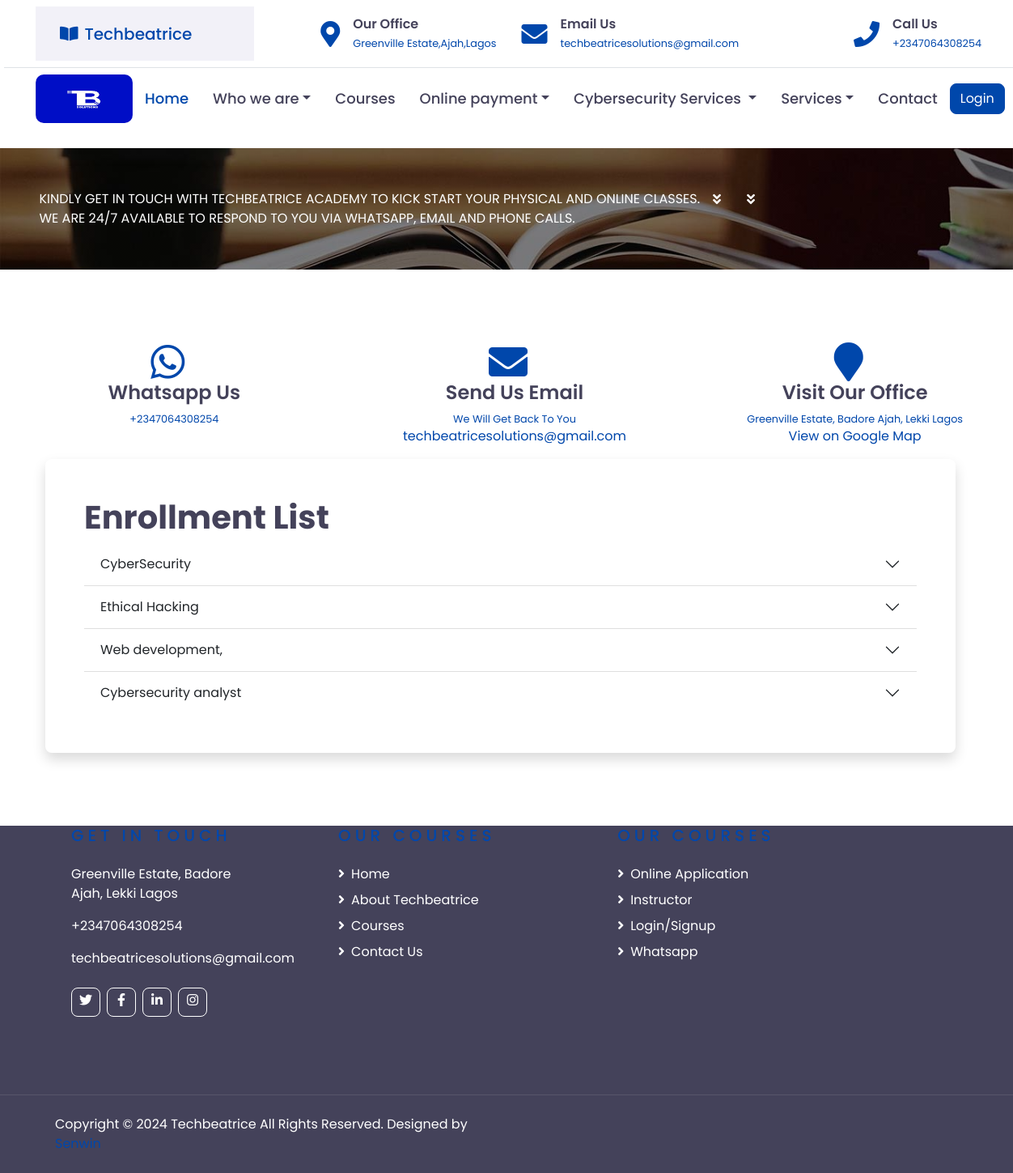
/under_enrol/, run on an earlier commit of the app's database.
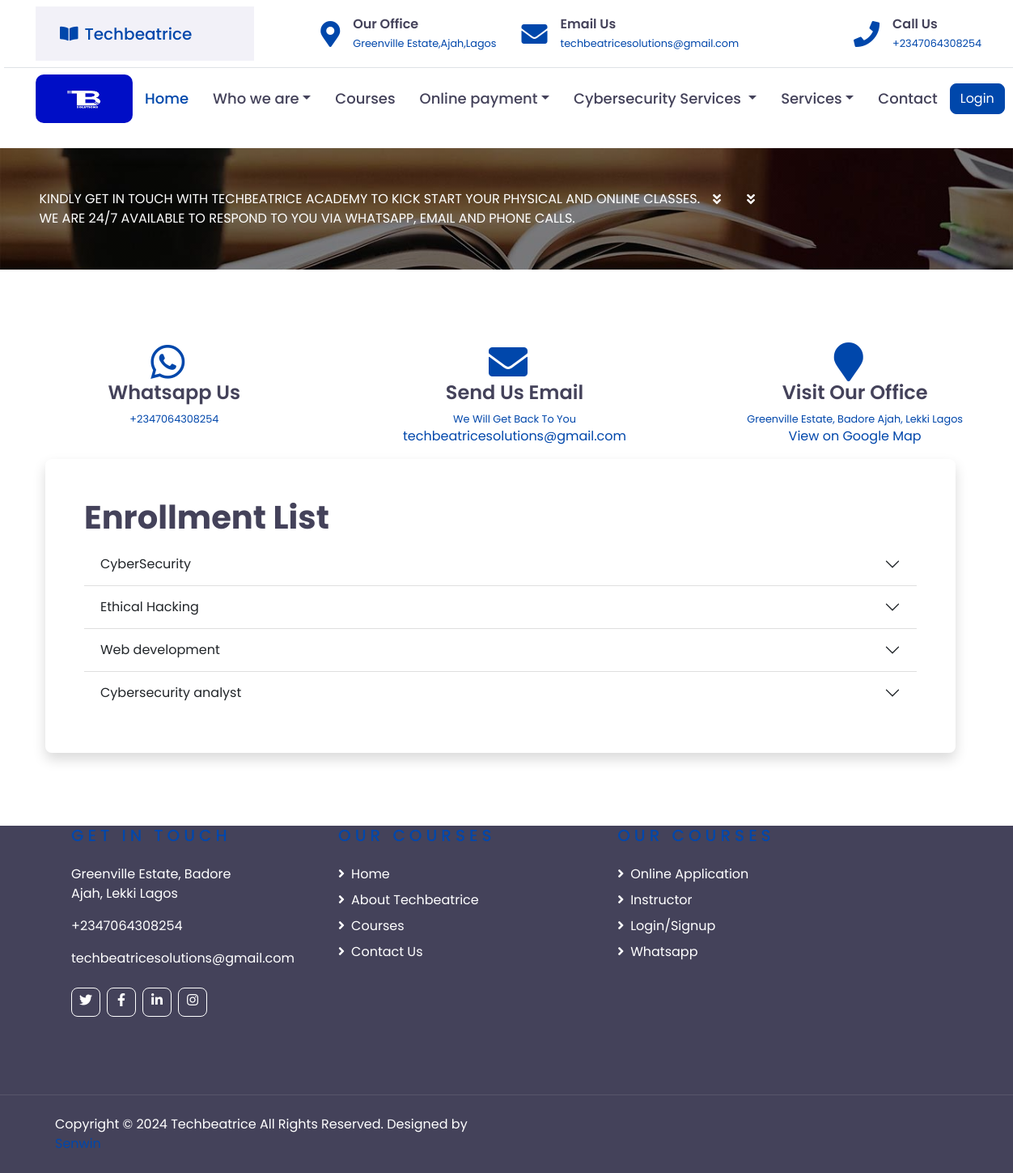
And on a later commit of the database.
### techbeatrice/models.py (models this page shows, shortened)
class Under_Enroll(models.Model):
    under_enroll_title = models.CharField(max_length =255, blank=True, null=True)
    under_enroll_description = models.TextField()
    under_enroll_author = models.ForeignKey(User, on_delete=models.CASCADE)

### techbeatrice/views.py (the view)
# urls.py: path('under_enrol/', Under_enroll.as_view(), name='under_enrol'),
class Under_enroll(ListView):
    model = Under_Enroll
    template_name = 'techbeatrice/enroll_application.html'
    context_object_name = 'items'

### templates/techbeatrice/enroll_application.html (shortened to what this page needs)
{% extends "base.html" %}
{% load static %}
{% block content %}
    <div class="container-fluid page-header" style="margin-bottom: 90px;">
        <div class="container">
            <div class="d-flex flex-column justify-content-center" style="min-height: 150px">
                <div class="d-inline-flex text-white">
                    <p class="m-0 text-uppercase">Kindly Get In Touch With Techbeatrice Academy To Kick Start Your Physical
                        and Online Classes.<br>We Are 24/7 Available To Respond To You Via Whatsapp, Email and Phone Calls.</p>
                        <i class="fa fa-angle-double-down pt-1 px-3"></i><i class="fa fa-angle-double-down pt-1 px-3"></i>
                </div>
            </div>
        </div>
    </div>
    <div class="boxed boxedp4">
        <div class="row contactv2 text-center">
            <div class="col-md-4">
                <div class="small-box">
                    <i class="fab fa-3x fa-whatsapp text-primary mr-3"></i>
                    <a href="https://wa.me/+2347064308254?text=Hi Techbeatrice are you there?"target="_blank">
                    <h4>Whatsapp Us</h4>
                    <small>+2347064308254</small>
                  </a>
                </div>
            </div>
            <div class="col-md-4">
                <div class="small-box">
                    <i class="fa fa-3x fa-envelope text-primary mr-3"></i>
                    <a href="mailto:techbeatricesolutions@gmail.com"target="_blank">
                    <h4>Send Us Email</h4>
                    <small>We Will Get Back To You</small>
                    <p><a href="mailto:techbeatricesolutions@gmail.com"target="_blank">techbeatricesolutions@gmail.com</a></p>
                   </a>
                </div>
            </div>
            <div class="col-md-4">
                <div class="small-box">
                    <i class="fa fa-3x fa-map-marker text-primary mr-3"></i>
                    <a href="https://maps.app.goo.gl/WqoVAzVzyWkvZyY5A"target="_blank">
                    <h4>Visit Our Office</h4>
                    <small>Greenville Estate, Badore Ajah, Lekki Lagos</small>
                    <p><a href="https://maps.app.goo.gl/WqoVAzVzyWkvZyY5A"target="_blank">View on Google Map</a></p>
                   </a>
                </div>
            </div>
        </div>
        <div class="container">
            <div class="shadow p-5 mb-5 bg-body rounded">
                <h1>Enrollment List</h1>
                <div class="accordion accordion-flush" id="accordionFlushExample">
                    {% for item in items %}
                    <div class="accordion-item">
                        <h2 class="accordion-header" id="flush-heading{{ forloop.counter }}">
                            <button class="accordion-button collapsed" type="button" data-bs-toggle="collapse" data-bs-target="#flush-collapse{{ forloop.counter }}" aria-expanded="false" aria-controls="flush-collapse{{ forloop.counter }}">
                                {{ item.under_enroll_title }}
                            </button>
                        </h2>
                    </div>
                    {% empty %}
                    <p>No data available.</p>
                    {% endfor %}
                </div>
            </div>
        </div>
            {% endblock %}

What changed in the data, as far as the page shows it:
changed Under_Enroll: under_enroll_title "Web development," → "Web development"
